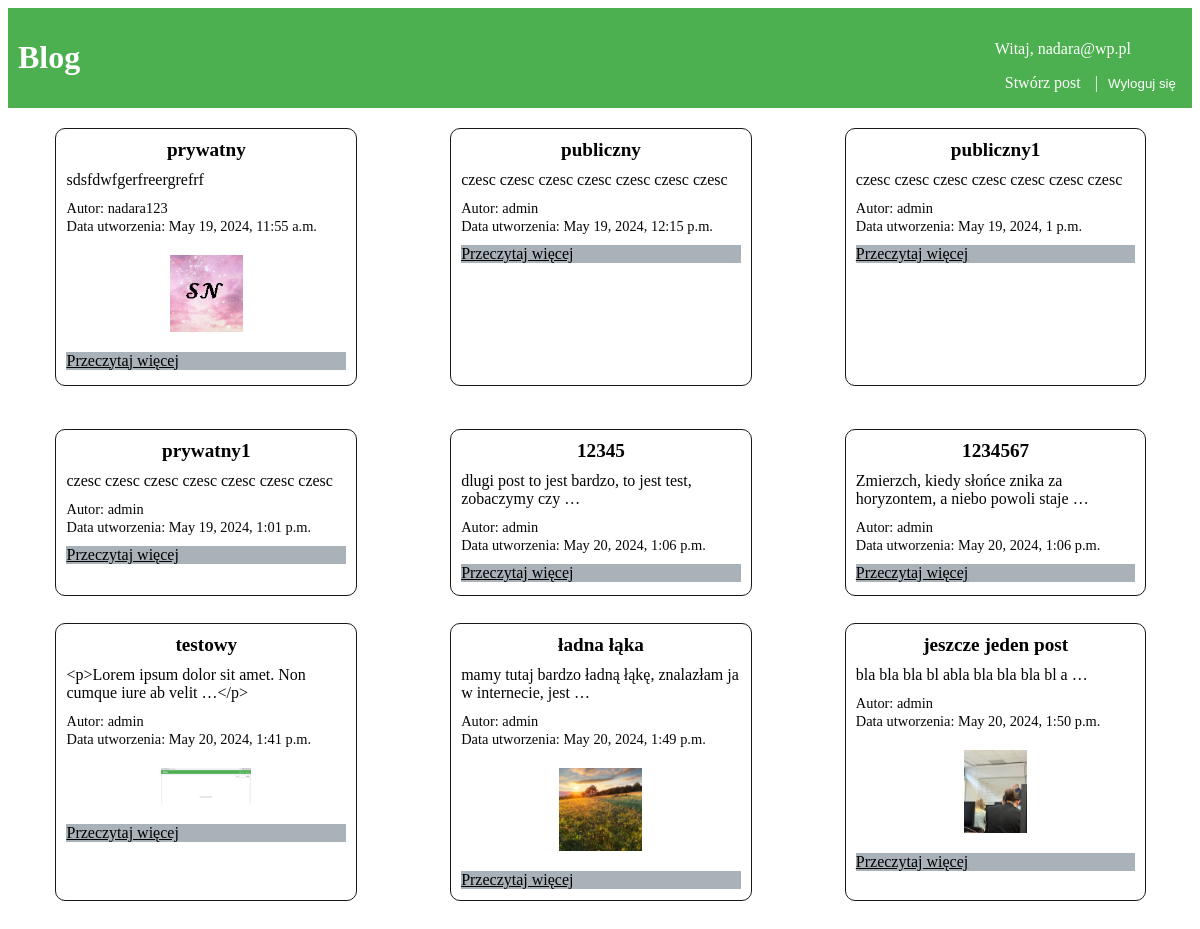
Page /posty/ (signed in) on the committed database.
### mainapp/models.py (models this page shows, shortened)
class Post(models.Model):
    tytul = models.CharField(max_length=200)
    tresc = models.TextField(max_length=2000)
    data_utworzenia = models.DateTimeField(auto_now_add=True)
    autor = models.ForeignKey(User, on_delete=models.CASCADE)
    image = models.ImageField(null=True, blank=True, upload_to="images/")
    DOSTEP_CHOICES = (
        ('Publiczny', 'Publiczny'),
        ('Ograniczony', 'Ograniczony'),
    )
    dostep = models.CharField(max_length=20, choices=DOSTEP_CHOICES, default='Publiczny')

### mainapp/views.py (the view)
# urls.py: path('posty/', views.post_list, name='post_list'),
def post_list(request):
    if request.user.is_authenticated:
        posts = Post.objects.all()
    else:
        posts = Post.objects.filter(dostep='Publiczny')
    return render(request, './post/post_list.html', {'posts': posts})

### mainapp/templates/post/post_list.html (shortened to what this page needs)
{% extends "base.html" %}
{% block content %}
<div class="container mt-5">
  <div class="row justify-content-center">
    {% for post in posts %}
    <div class="col-md-4 mb-3">
      <div class="card post-card">
        <div class="card-body">
          <h5 class="card-title post-title">{{ post.tytul }}</h5>
          <p class="card-text post-text">{{ post.tresc|truncatewords_html:10 }}</p>
        </div>
        <div class="card-footer">
          <small class="text-muted post-info">Autor: {{ post.autor }}</small>
          <br>
          <small class="text-muted post-info">Data utworzenia: {{ post.data_utworzenia }}</small>
        </div>
        {% if post.image %}
        <img src="{{ post.image.url }}" alt="{{ post.tytul }}" class="post-image">
        {% endif %}
        <a href="{% url 'post_detail' post.id %}" class="btn btn-primary read-more-btn">Przeczytaj więcej</a>
      </div>
    </div>
    {% endfor %}
  </div>
</div>
{% endblock %}

### mainapp/templates/base.html (shortened to what this page needs)
<!DOCTYPE html>
<html lang="en">
<head>
</head>
<body>
    <header>
        <a href="{% url 'index' %}" style="text-decoration: none; color: white;">
            <h1>Blog</h1>
        </a>
        <nav>
            {% if user.is_authenticated %}
                <p>Witaj, {{ user.email }}</p>
                <a href="{% url 'createpost' %}" style="text-decoration: none; color: white;">Stwórz post</a> |
                <form action="{% url 'logout' %}" method="post" id="logout-form" style="display: inline;">
                    <button type="submit" style="text-decoration: none; color: white; background-color: transparent; border: none;">Wyloguj się</button>
                </form>
            {% else %}
                <a href="{% url 'login' %}" style="text-decoration: none; color: white;">Zaloguj się</a> |
                <a href="{% url 'signup' %}" style="text-decoration: none; color: white;">Załóż konto</a>
            {% endif %}
        </nav>
    </header>
    {% block content %}
    {% endblock %}
</body>
</html>

### mainapp/templates/base.html (style rules this page uses)
header { background-color: #4CAF50; color: white; padding: 10px; display: flex; justify-content: space-between; align-items: center; }
nav a { color: white; text-decoration: none; margin: 0 10px; }

### mainapp/templates/post/post_list.html (style rules this page uses)
.post-card { border: 1px solid #191818; border-radius: 10px; margin-bottom: 20px; margin-top: 10px; width: 100%; height: 85% ; overflow: hidden; }
.post-title { font-size: 1.2rem; color: #000000; margin: 10px; text-align: center; }
.post-text { font-size: 1rem; color: #050505; margin: 10px; overflow: hidden; height: 60%; }
.post-image { max-width: 30%; max-height: 30%; margin: 20px auto; display: block; }
.post-info { font-size: 0.9rem; color: #060606; margin: 10px; }
.read-more-btn { background-color: #a9b1b9; color: #000000; border: none; margin: 10px; display: block; }
@media (min-width: 768px) { .col-md-4 { flex: 0 0 calc(27% - 20px); max-width: calc(27% - 20px); } }
@media (min-width: 768px) { .row { display: flex; flex-wrap: wrap; justify-content: space-around; margin-top: 10px; margin-bottom: 20px; } }
@media (min-width: 768px) { .col-md-4 { padding: 0 10px; } }

### rows in the picture
Post: tytul "prywatny", tresc "sdsfdwfgerfreergrefrf", autor "nadara123", data_utworzenia "May 19, 2024, 11:55 a.m.", image (picture)
Post: tytul "publiczny", tresc "czesc czesc czesc czesc czesc czesc czesc", autor "admin", data_utworzenia "May 19, 2024, 12:15 p.m."
Post: tytul "publiczny1", tresc "czesc czesc czesc czesc czesc czesc czesc", autor "admin", data_utworzenia "May 19, 2024, 1 p.m."
Post: tytul "prywatny1", tresc "czesc czesc czesc czesc czesc czesc czesc", autor "admin", data_utworzenia "May 19, 2024, 1:01 p.m."
Post: tytul "12345", tresc "dlugi post to jest bardzo, to jest test, zobaczymy czy …", autor "admin", data_utworzenia "May 20, 2024, 1:06 p.m."
Post: tytul "1234567", tresc "Zmierzch, kiedy słońce znika za horyzontem, a niebo powoli staje …", autor "admin", data_utworzenia "May 20, 2024, 1:06 p.m."
Post: tytul "testowy", tresc "<p>Lorem ipsum dolor sit amet. Non cumque iure ab velit …</p>", autor "admin", data_utworzenia "May 20, 2024, 1:41 p.m.", image (picture)
Post: tytul "ładna łąka", tresc "mamy tutaj bardzo ładną łąkę, znalazłam ja w internecie, jest …", autor "admin", data_utworzenia "May 20, 2024, 1:49 p.m.", image (picture)
Post: tytul "jeszcze jeden post", tresc "bla bla bla bl abla bla bla bla bl a …", autor "admin", data_utworzenia "May 20, 2024, 1:50 p.m.", image (picture)

### other values in the picture
{{ user.email }} "nadara@wp.pl"
